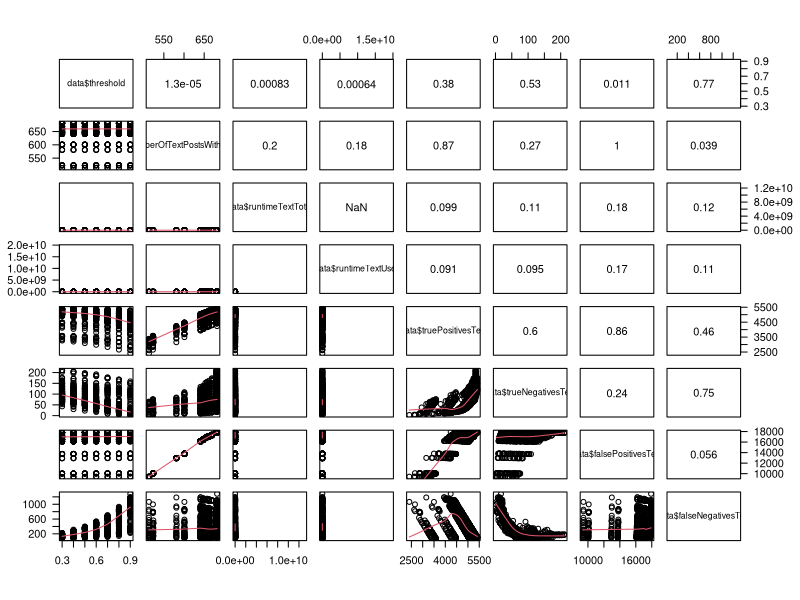

R code for this plot:
# TODO set relative path
setwd("C:\\Users\\Lorik\\Documents\\GitHub\\r-scripts\\metric_comparison_r_scripts") # Pfad bitte anpassen

library(data.table)
data <- fread("PostId_VersionCount_SO_17-06_sample_100_per_metricThreshold.csv", header=TRUE, sep=";", quote="", strip.white=TRUE, showProgress=TRUE, encoding="UTF-8", na.strings=c("", "null"))

names(data) <- c("metric", "threshold",
                 "numberOfTextPostsWithThisMetric",
                 "runtimeTextTotal", "runtimeTextUser",
                 "truePositivesText", "trueNegativesText", "falsePositivesText","falseNegativesText",
                 "numberOfCodePostsWithThisMetric",
                 "runtimeCodeTotal", "runtimeCodeUser",
                 "truePositivesCode", "trueNegativesCode", "falsePositivesCode", "falseNegativesCode")

nrow(data) # 911


# Korrelationsmatrix der allgemeinen Variablen
selfassessments <- data.frame(data$threshold,
                              data$numberOfTextPostsWithThisMetric,
                              data$runtimeTextTotal, data$runtimeTextUser,
                              data$truePositivesText, data$trueNegativesText, data$falsePositivesText, data$falseNegativesText,
                              data$numberOfCodePostsWithThisMetric,
                              data$runtimeCodeTotal, data$runtimeCodeUser,
                              data$truePositivesCode, data$trueNegativesCode, data$falsePositivesCode, data$falseNegativesCode,
                              stringsAsFactors=FALSE) # zu untersuchende Variablen in Dataframe speichern

# Vorbereitende Maßnahmen für die Scatterplot-Matrizen
panel.cor <- function(x, y, digits=2, prefix="", cex.cor, ...){
  usr <- par("usr"); on.exit(par(usr))
  par(usr = c(0, 1, 0, 1))
  r <- abs(cor(x, y))
  txt <- format(c(r, 0.123456789), digits=digits)[1]
  txt <- paste(prefix, txt, sep="")
  if(missing(cex.cor)) cex.cor <- 0.8/strwidth(txt)
  text(0.5, 0.5, txt, cex = cex.cor * r)
}
panel.pearson <- function(x, y, ...) {
  horizontal <- (par("usr")[1] + par("usr")[2]) / 2; 
  vertical <- (par("usr")[3] + par("usr")[4]) / 2; 
  text(horizontal, vertical, format(abs(cor(x,y)), digits=2))
}



pairs(#main = "Scatterplot-Matrix für allgemeine Variablen",
  pch = 21,
  las=1,
  upper.panel=panel.pearson,
  lower.panel=panel.smooth,
  ~data$threshold
  +data$numberOfTextPostsWithThisMetric
  +data$runtimeTextTotal
  +data$runtimeTextUser
  +data$truePositivesText
  +data$trueNegativesText
  +data$falsePositivesText
  +data$falseNegativesText
#  +data$numberOfCodePostsWithThisMetric
#  +data$runtimeCodeTotal
#  +data$runtimeCodeUser
#  +data$truePositivesCode
#  +data$trueNegativesCode
#  +data$falsePositivesCode
#  +data$falseNegativesCode
)

